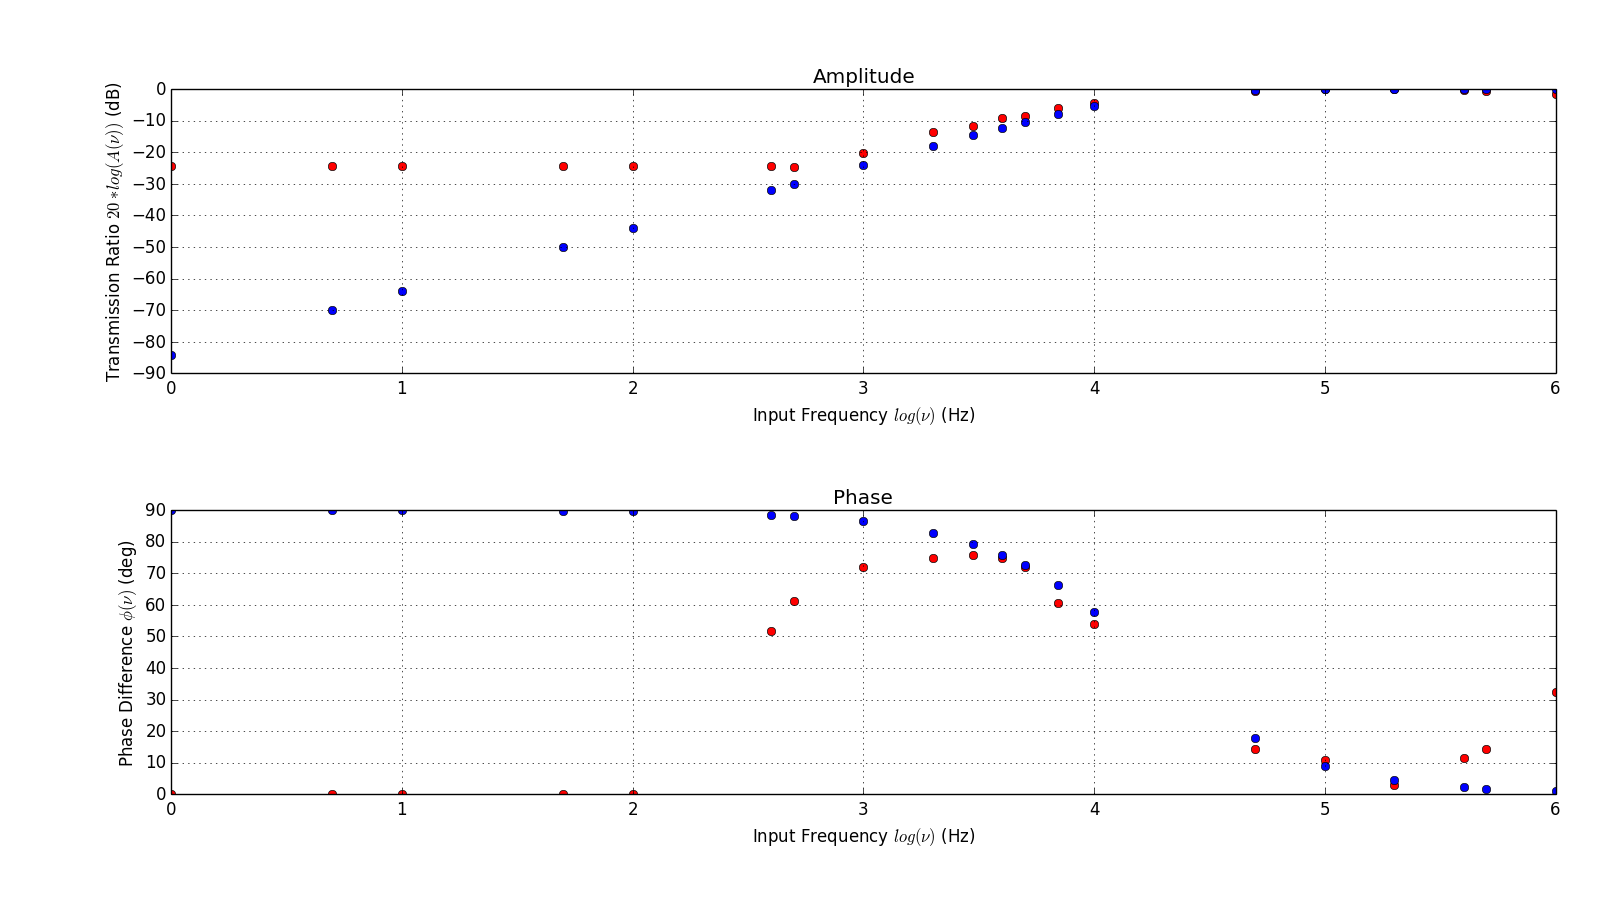

Here is the Python script that generated this plot:
import numpy as np
import matplotlib.pyplot as plt

################################################################################
############################       RL CIRCUIT       ############################
################################################################################

# Import the data
frequency_kHz, inputPkPk, outputPkPk, phase_us = np.genfromtxt("Lab4/Data/rl.csv",delimiter=',', skiprows=2, usecols=(0,1,2,3), unpack=True)

# Some other numbers that don't get imported
resistor = 10**3 #Ohms
inductor = 10**(-2) #Henries

# Convert frequency and phase to other units
frequency = frequency_kHz * 1000 #Hz
frequency_angular = frequency * 2 * np.pi
phase_s = phase_us * 10**(-6)

# Find the transmission function
Av = outputPkPk / inputPkPk
Av_theory = (frequency_angular * inductor / resistor) / np.sqrt(1 + (frequency_angular * inductor / resistor)**2)

# Find the phase difference
Phi = 2 * 180 * phase_s * frequency
Phi_theoretical = ((np.pi / 2) - np.arctan(frequency_angular * inductor / resistor)) * 180 / np.pi

# Make a Bode plot
plt.figure()
plt.subplot(211)
plt.plot(np.log10(frequency), 20 * np.log10(Av), 'ro')
plt.plot(np.log10(frequency), 20 * np.log10(Av_theory), 'bo')
plt.xlabel("Input Frequency " + r'$log(\nu)$' + " (Hz)")
plt.ylabel("Transmission Ratio " + r'$20*log(A(\nu))$' + " (dB)")
plt.title("Amplitude")
plt.grid(True)

plt.subplot(212)
plt.plot(np.log10(frequency), Phi, 'ro')
plt.plot(np.log10(frequency), Phi_theoretical, 'bo')
plt.xlabel("Input Frequency " + r'$log(\nu)$' + " (Hz)")
plt.ylabel("Phase Difference " + r'$\phi(\nu)$' + " (deg)")
plt.title("Phase")

plt.tight_layout()
plt.grid(True)

# Show plots
plt.show()
